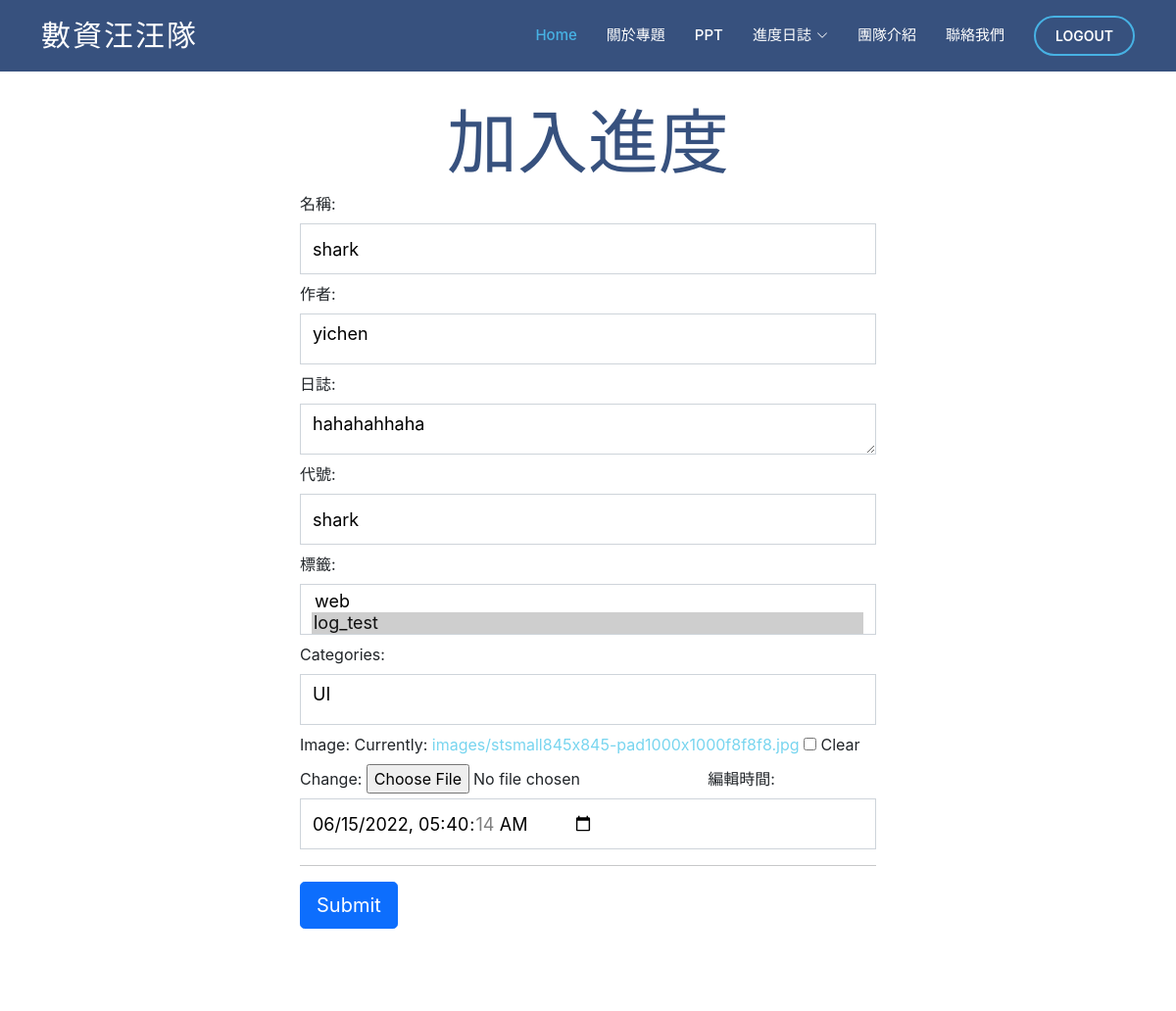
Page /log/edit/4/ (signed in, upper part) on the earlier database version.
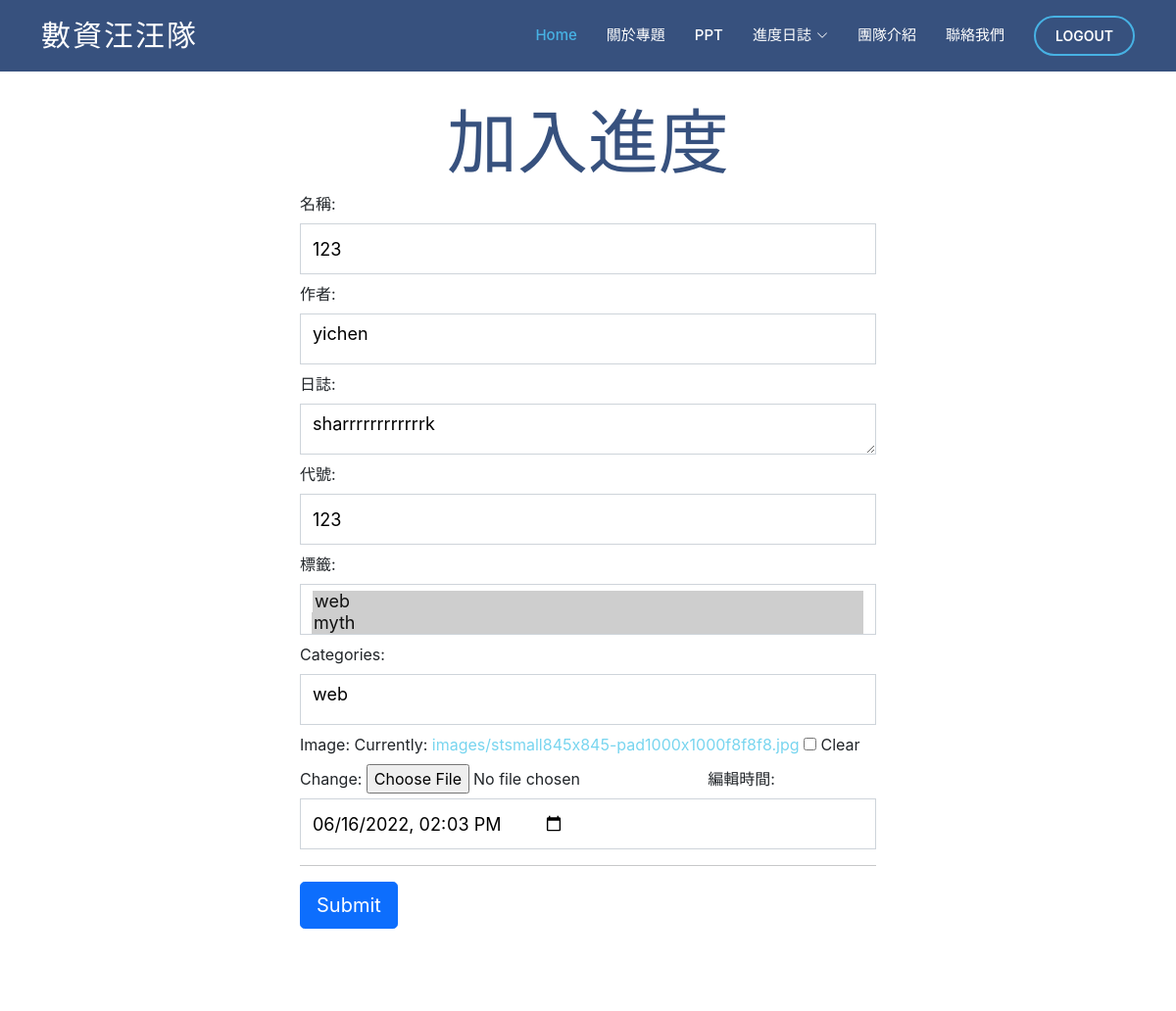
Same page on the later database version.
### log/models.py (models this page shows, shortened)
class Log(models.Model):
    title = models.CharField(max_length=255, default="")
    author_name = models.ForeignKey(
        Author, null=True, on_delete=models.PROTECT)
    contents = models.TextField(default="")
    slug = models.SlugField(blank=True, default="")
    tags = models.ManyToManyField(Tag)  # hashtag
    categories = models.ForeignKey(
        Category, null=True, on_delete=models.PROTECT)  # 分成 程式、美術等等的分類
    image = models.ImageField(default="", blank=True, upload_to="images")
    image_thumbnail = ImageSpecField(source='image',
                                     processors=[ResizeToFill(350, 200)], format='JPEG', options={'quality': 60})
    edit_time = models.DateTimeField(default=timezone.now)
    class Meta:
        ordering = ['id']
        db_table = "log"

class Tag(models.Model):
    title = models.CharField(max_length=255, default="")
    slug = models.SlugField(blank=True, default="")
    def __str__(self):
        return self.title

class Category(models.Model):
    title = models.CharField(max_length=255, default="")
    slug = models.SlugField(blank=True, default="")
    def __str__(self):
        return self.title

### log/views.py (the view)
# urls.py: path('log/edit/<int:pk>/', log_views.edit, name="edit"),
@permission_required('log.change_log')
def edit(request, pk=None):
    flower = get_object_or_404(Log, pk=pk)
    if request.method == "POST":
        form = LogForm(request.POST, instance=flower)
        if form.is_valid():
            form.save()
            return HttpResponseRedirect("/log")
    else:
        form = LogForm(instance=flower)
    return render(request, "log/edit.html", {'form': form})

### log/form.py
class LogForm(ModelForm):
    class Meta:
        model = Log
        fields = "__all__"
        widgets = {
            'title': forms.TextInput(attrs={'class': 'form-control mb-2 input-group'}),
            'author_name': forms.Select(attrs={'class': 'form-control  mb-2 input-group'}),
            'contents': forms.Textarea(attrs={'class': 'form-control mb-2 input-group'}),
            'slug': forms.TextInput(attrs={'class': 'form-control mb-2 input-group'}),
            'tags': forms.SelectMultiple(attrs={'class': 'form-control mb-2 input-group'}),
            'categories': forms.Select(attrs={'class': 'form-control mb-2 input-group'}),
            'edit_time': forms.TextInput(attrs={'class': 'form-control mb-2 input-group', 'type': 'datetime-local'}),
        }
        labels = {
            'title': '名稱',
            'author_name': '作者',      # labels['title']
            'contents': '日誌',
            'slug': '代號',
            'category': '類別',
            'tags': '標籤',
            'edit_time': '編輯時間',
        }

### log/models.py (called while the page is built)
    def __str__(self):
        return self.name

### log/templates/log/edit.html (shortened to what this page needs)
{% extends 'base/base.html' %}
{% block log %}
<section class="">
    <form class="mb-3" action="" enctype="multipart/form-data" method="POST">
        <h1 class="mt-3 pt-3 display-2 text-100 text-center" style="color: #37517e;">加入進度</h1>
        <div class="row justify-content-center ">
            <div class="col-6">
                {{ form }}
                <hr class="mb-3">
                <button class="btn btn-primary btn-lg btn-block" type="submit">Submit</button>
            </div>
        </div>
</section>
{% endblock %}

Differences in the rows shown:
changed Log "yichen": title "shark" → "123"; contents "hahahahhaha" → "sharrrrrrrrrrrrk"; slug "shark" → "123"; categories "UI" → "web"; edit_time "06/15/2022 05:40:14" → "06/16/2022 14:03"
Other differences:
form field tags: "web / log_test ☑" → "web ☑ / myth ☑"
